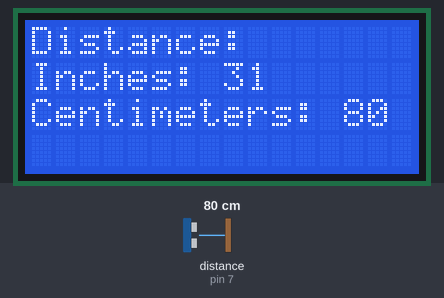
A sketch run on a simulated Arduino Uno, built with avr-gcc and run on an emulated ATmega328P. Shown: 16×4 character LCD. Wiring (inferred from the names in the program): ultrasonic range finder: trigger pin 7; echo pin 7. Inputs (shaded band) come from the test bench; at power-on: distance to the obstacle (sensor on pin 7) 80 cm. The echo pulse lasts 58.3 µs per cm.

Above: at 1.2 s.
1.3 s: distance to the obstacle (sensor on pin 7) set to 2 cm
At 2.1 s:
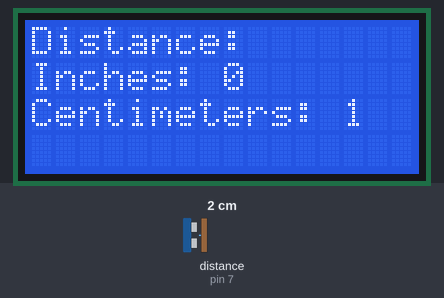
2.8 s: distance to the obstacle (sensor on pin 7) set to 4 cm
At 3.4 s:
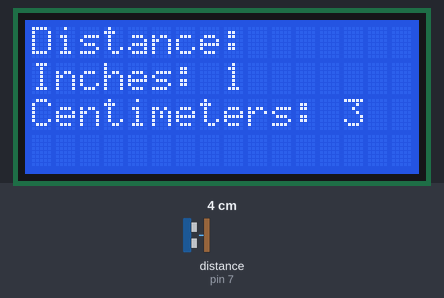
4.3 s: distance to the obstacle (sensor on pin 7) set to 9 cm
At 4.8 s:
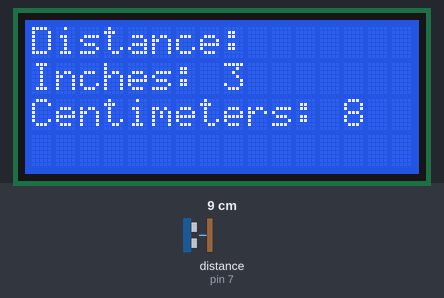
Timing chart, 0 to 7.3 s (numbered marks = the images above; inputs shaded):
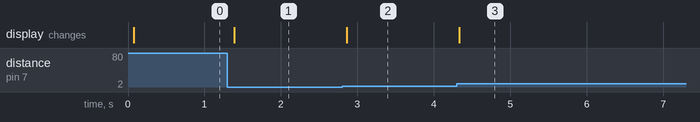

Measured:
- after the input at 1.3 s, the display: changes after 0.09 s (image 1)
- after the input at 2.8 s, the display: changes after 0.06 s (image 2)
- after the input at 4.3 s, the display: changes at once (image 3)

The sketch:

lcddist.ino
```cpp
/*

  The circuit:
 * LCD RS pin to digital pin 12
 * LCD Enable pin to digital pin 11
 * LCD D4 pin to digital pin 5
 * LCD D5 pin to digital pin 4
 * LCD D6 pin to digital pin 3
 * LCD D7 pin to digital pin 2
 * LCD R/W pin to ground
 * 10K resistor:
 * ends to +5V and ground
 * wiper to LCD VO pin (pin 3)
 */

// include the library code:
#include <LiquidCrystal.h>

// initialize the library with the numbers of the interface pins
LiquidCrystal lcd(12, 11, 5, 4, 3, 2);
const int pingPin = 7;

void setup() {
  // set up the LCD's number of columns and rows:
  lcd.begin(16, 4);
  // Print a message to the LCD.
  lcd.print("Distance:");
}

void loop() {

  lcd.setCursor(0, 1);

  long duration, inches, cm;

  // The PING))) is triggered by a HIGH pulse of 2 or more microseconds.
  // Give a short LOW pulse beforehand to ensure a clean HIGH pulse:
  pinMode(pingPin, OUTPUT);
  digitalWrite(pingPin, LOW);
  delayMicroseconds(2);
  digitalWrite(pingPin, HIGH);
  delayMicroseconds(5);
  digitalWrite(pingPin, LOW);

  // The same pin is used to read the signal from the PING))): a HIGH
  // pulse whose duration is the time (in microseconds) from the sending
  // of the ping to the reception of its echo off of an object.
  pinMode(pingPin, INPUT);
  duration = pulseIn(pingPin, HIGH);

  // convert the time into a distance
  inches = microsecondsToInches(duration);
  cm = microsecondsToCentimeters(duration);

  lcd.print("Inches: ");
  lcd.print(inches);
  lcd.print("   ");
  lcd.setCursor(0, 2);
  lcd.print("Centimeters: ");
  lcd.print(cm);
  lcd.print("   ");

  delay(100);

  //lcd.clear();
}

long microsecondsToInches(long microseconds)
{
  // According to Parallax's datasheet for the PING))), there are
  // 73.746 microseconds per inch (i.e. sound travels at 1130 feet per
  // second).  This gives the distance travelled by the ping, outbound
  // and return, so we divide by 2 to get the distance of the obstacle.
  // See: http://www.parallax.com/dl/docs/prod/acc/28015-PING-v1.3.pdf
  return microseconds / 74 / 2;
}

long microsecondsToCentimeters(long microseconds)
{
  // The speed of sound is 340 m/s or 29 microseconds per centimeter.
  // The ping travels out and back, so to find the distance of the
  // object we take half of the distance travelled.
  return microseconds / 29 / 2;
}
```
